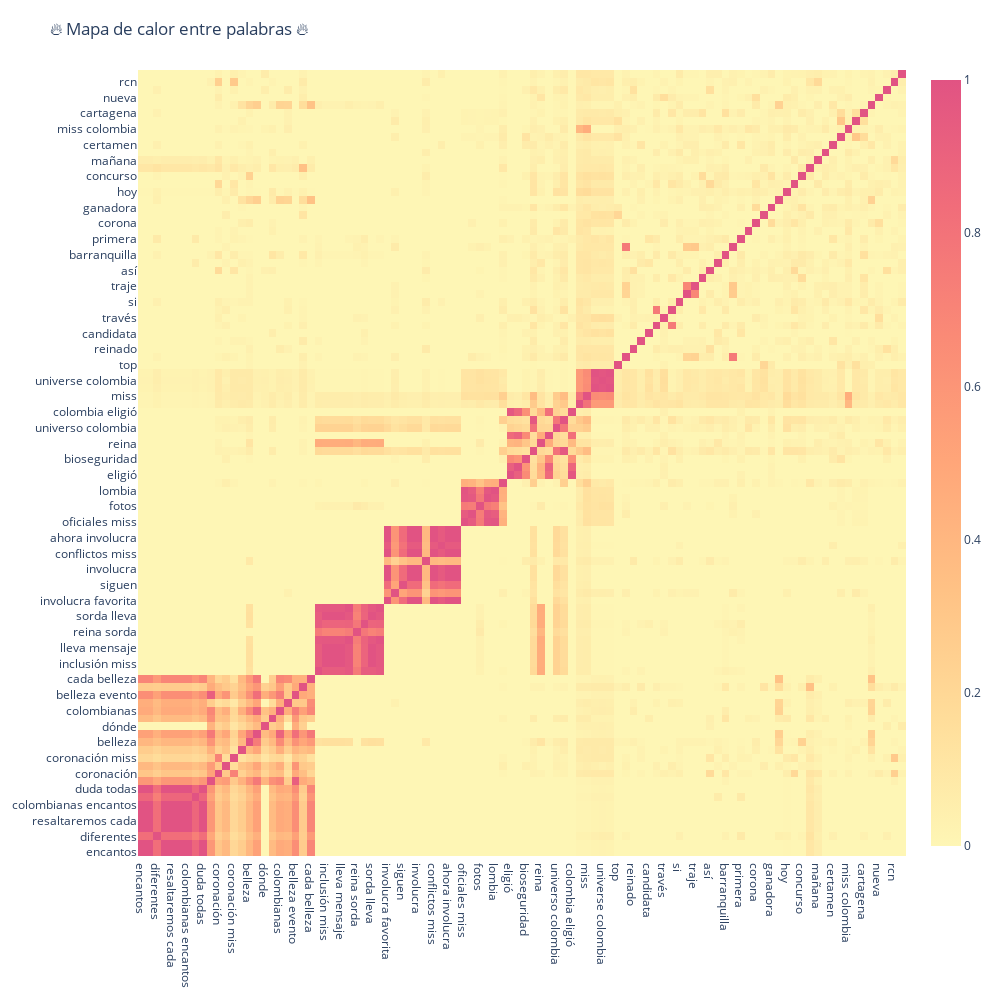

The notebook cell saved with this chart:
### Code cell
trace = go.Heatmap(z=temp2.values.tolist(),
                   x=temp2.index.values,
                   y=temp2.columns.values,
                   colorscale='pinkyl')

layout = go.Layout(
    title='🔥 Mapa de calor entre palabras 🔥',
    width=1000,
    height=1000,
    margin= {"t": 70, "b": 120}
)

fig = go.Figure(data=[trace],layout=layout)
iplot(fig)

### Figure 1 — Plotly figure (JSON) as saved in the notebook; plotly's stock layout.template omitted (floating-point values rounded to 4 significant figures; data arrays with more than 128 entries replaced by an {"elided": "..."} marker saying what was removed)
{"data": [{"colorscale": [[0, "rgb(254, 246, 181)"], [0.1667, "rgb(255, 221, 154)"], [0.3333, "rgb(255, 194, 133)"], [0.5, "rgb(255, 166, 121)"], [0.6667, "rgb(250, 138, 118)"], [0.8333, "rgb(241, 109, 122)"], [1, "rgb(225, 83, 131)"]], "type": "heatmap", "x": ["encantos", "encantos diferentes", "diferentes", "resaltaremos", "resaltaremos cada", "belleza duda", "colombianas encantos", "duda", "duda todas", "evento coronación", "coronación", "todas", "coronación miss", "mujeres", "belleza", "mujeres colombianas", "dónde", "evento", "colombianas", "cada", "belleza evento", "noviembre", "cada belleza", "inclusión", "inclusión miss", "lleva", "lleva mensaje", "mensaje inclusión", "reina sorda", "sorda", "sorda lleva", "mensaje", "involucra favorita", "favorita", "siguen", "siguen conflictos", "involucra", "ahora", "conflictos miss", "conflictos", "ahora involucra", "colombia ahora", "oficiales miss", "oficiales", "fotos", "fotos oficiales", "lombia", "colombia miss", "eligió", "eligió reina", "bioseguridad", "miss universo", "reina", "reina bioseguridad", "universo colombia", "universo", "colombia eligió", "colombia", "miss", "miss universe", "universe colombia", "universe", "top", "candidatas", "reinado", "representante", "candidata", "señorita", "través", "señorita colombia", "si", "baño", "traje", "año", "así", "ser", "barranquilla", "candidatas miss", "primera", "dynamite", "corona", "final", "ganadora", "hace", "hoy", "va", "concurso", "lunes", "mañana", "mejor", "certamen", "meta", "miss colombia", "cauca", "cartagena", "mundo", "nueva", "país", "rcn", "ver"], "y": ["encantos", "encantos diferentes", "diferentes", "resaltaremos", "resaltaremos cada", "belleza duda", "colombianas encantos", "duda", "duda todas", "evento coronación", "coronación", "todas", "coronación miss", "mujeres", "belleza", "mujeres colombianas", "dónde", "evento", "colombianas", "cada", "belleza evento", "noviembre", "cada belleza", "inclusión", "inclusión miss", "lleva", "lleva mensaje", "mensaje inclusión", "reina sorda", "sorda", "sorda lleva", "mensaje", "involucra favorita", "favorita", "siguen", "siguen conflictos", "involucra", "ahora", "conflictos miss", "conflictos", "ahora involucra", "colombia ahora", "oficiales miss", "oficiales", "fotos", "fotos oficiales", "lombia", "colombia miss", "eligió", "eligió reina", "bioseguridad", "miss universo", "reina", "reina bioseguridad", "universo colombia", "universo", "colombia eligió", "colombia", "miss", "miss universe", "universe colombia", "universe", "top", "candidatas", "reinado", "representante", "candidata", "señorita", "través", "señorita colombia", "si", "baño", "traje", "año", "así", "ser", "barranquilla", "candidatas miss", "primera", "dynamite", "corona", "final", "ganadora", "hace", "hoy", "va", "concurso", "lunes", "mañana", "mejor", "certamen", "meta", "miss colombia", "cauca", "cartagena", "mundo", "nueva", "país", "rcn", "ver"], "z": {"elided": "100x100 float values"}}], "layout": {"height": 1000, "margin": {"b": 120, "t": 70}, "title": {"text": "🔥 Mapa de calor entre palabras 🔥"}, "width": 1000}}
